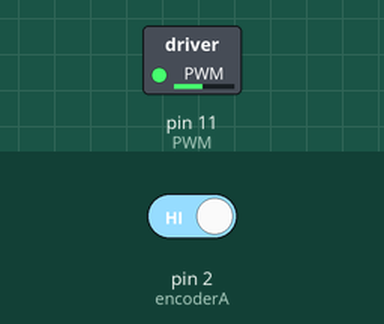
The sketch below on a simulated Arduino Uno, built with avr-gcc and run on an emulated ATmega328P. On the bench: switched loads named in the sketch (green lamp = pin HIGH). The test bench sets the inputs (shaded band); at power-on: pin 2 (encoderA) HIGH. The ROS host is connected and sends only what is stated.

Above: at 0.1 s.
Timing chart, 0 to 1.6 s (numbered marks = the images above):
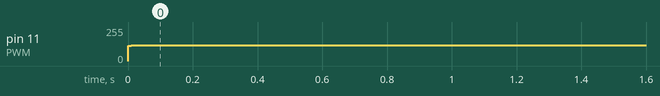

The sketch:

PID_ros_Motor3.ino
```cpp
//File "PID_ros_Motor3"Created by Zhenghang Zhong
//email: 729170049@qq.com
//This is an Arduino file used in ROS system
//Cntrol of motor1, with encoder, PID and Kalman filter used

#include "PID_v1.h"
#include <ros.h>
#include <geometry_msgs/Twist.h>
#include <std_msgs/Float64.h>

#include <Arduino.h>

#define Interrupt3 0

#define pi 3.1415926f

ros::NodeHandle nh;
geometry_msgs::Twist odom_msg;

int DIRA = 6;     //M1 Direction Control
int DIRB = 7;
int PWM = 11;
int encoderA = 2;
int encoderB = 8;

float Val = 0;      //设置变量Val，计数
float Speed;  //设置变量Speed，存储转速
double duration;//the number of the pulses of Moter3
byte encoderALast;
boolean Direction;//the rotation Direction1

double sampleTime = 10;

unsigned long beginTime;
unsigned long endTime;

//PID variables
double Kp=21.8,Ki=93.12, Kd=0.986; //,46 Ki= 10 15, Kd=0.306;  //Adjust the PID to fit the motor
double Setpoint,Input,Output;
double set = 5;  // fixed setPoint
PID myPID(&Input,&Output,&Setpoint,Kp,Ki,Kd,DIRECT);

//kalman filter added
// Kalman Filter application (Barun Basnet)
// Initialization of Kalman Variables
float RC = 6e-3, QC = 1e-4;  //Q = process noise covariance, R = measurement noise covariance
double Xpe0C = 0.0;  // Xpe0 = prior estimation of signal X at time t=0 (current state)
double Xe1C = 0.0;  //Xe1 = estimation of X at time t=1 (previous state)
double Ppe0C = 0.0;  //Ppe0 = prior estimation of "error covariance" at t=0,
double P1C = 1, P0C = 0; //P1 = error covariance at t=1, P0 = error covariance at t=0
double  KC = 0.0, Xe0C = 0.0, ZC = 0.0; //K = Kalman gain, Xe0 = estimation of signal at t=0, Z = measured signal at t=0

void desiredSpeed( const std_msgs::Float64& cmd_msg){
 set = cmd_msg.data;
}
std_msgs::Float64 realSpeed;
ros::Subscriber<std_msgs::Float64> sub("hope_speed_3", &desiredSpeed );
ros::Publisher statePub("real_speed_3", &realSpeed);


void setup(){
  Serial.begin(115200);
  EncoderInit();//Initialize encoder
  digitalWrite(encoderA,INPUT);
  digitalWrite(encoderB,INPUT);
  digitalWrite(DIRA,OUTPUT);
  digitalWrite(DIRB,OUTPUT);
  digitalWrite(PWM,OUTPUT);

  digitalWrite(PWM,LOW);
  myPID.SetMode(AUTOMATIC);
  myPID.SetOutputLimits(-120,120);  //125 125
  myPID.SetSampleTime(sampleTime);
  myPID.SetTunings(Kp,Ki,Kd);

  beginTime = millis();

  nh.initNode();
  nh.subscribe(sub);
  nh.advertise(statePub);
}

void loop(){
  //Movement(testSpeed);
  PIDMovement (set);
  endTime = millis();
  if(endTime - beginTime >=10)
  {
    Speed= float( duration/53735*5.8*pi*1000/(endTime - beginTime));           // /0.01;
    beginTime = endTime;

    ZC = Speed;
    //Serial.print(Speed, 5);Serial.print("\t");
    Xpe0C = Xe1C; //Assumption or prediction 1
    Ppe0C = P1C + QC; //Assumption or prediction 2
    KC = Ppe0C/(Ppe0C + RC); // Measurement update or correction of "Kalman gain"
    Xe0C = Xpe0C + KC * (ZC - Xpe0C); // Measurement update or correction of "estimated signal"
    P0C = (1 - KC) * Ppe0C; // Measurement update or correction of "error covariance"
    Xe1C = Xe0C; //Update: current t=0 becomes t=1 in the next step
    P1C = P0C; //Update: current t=0 becomes t=1 in the next step
    //Serial.println(Xe0C,5);

    Input = Xe0C;

    realSpeed.data = Xe0C;

    if(abs(realSpeed.data) < 0.01)
    {
      realSpeed.data=0;
    }

    statePub.publish( &realSpeed );

    duration = 0;

    nh.spinOnce();
  }
}

void Stop()
{
  analogWrite (PWM,0);      //PWM Speed Control
  digitalWrite(DIRA,LOW);
  digitalWrite(DIRB,LOW);
  analogWrite(PWM,0);
}

void Movement(int a)
{
  if (a>0)
  {
    analogWrite (PWM,a);      //PWM Speed Control
    digitalWrite(DIRA,HIGH);
    digitalWrite(DIRB,LOW);
  }
  else if(a<0)
  {
    analogWrite (PWM,-a);      //PWM Speed Control
    digitalWrite(DIRA,LOW);
    digitalWrite(DIRB,HIGH);
  }
  else if (a==0)
  {
    digitalWrite(DIRA,LOW);
    digitalWrite(DIRB,LOW);
    analogWrite(PWM,0);
  }
}

//PID modules
void PIDMovement(int a)
{
  Setpoint=a;
  Input=Speed;
  myPID.Compute();
  Movement (Output);
}

//Encoder modules
void EncoderInit() //Initialize encoder interruption
{
  Direction = true;//default -> Forward
  pinMode(encoderB,INPUT);
  attachInterrupt(Interrupt3, wheelSpeed, CHANGE);
}

void wheelSpeed()  //motor1 speed count
{
  int Lstate = digitalRead(encoderA);
  if((encoderALast == LOW) && Lstate==HIGH)
  {
    int val = digitalRead(encoderB);
    if(val == LOW && Direction)
    {
      Direction = false;  //when Direction keeps false, duration++
    }
    else if(val == HIGH && !Direction)
    {
      Direction = true;
    }
  }
  encoderALast = Lstate;

  if(!Direction)  duration++;
  else  duration--;
}
```

Measured:
- by itself, pin 11 (PWM): 0/255 → 120/255 at 0.00 s
